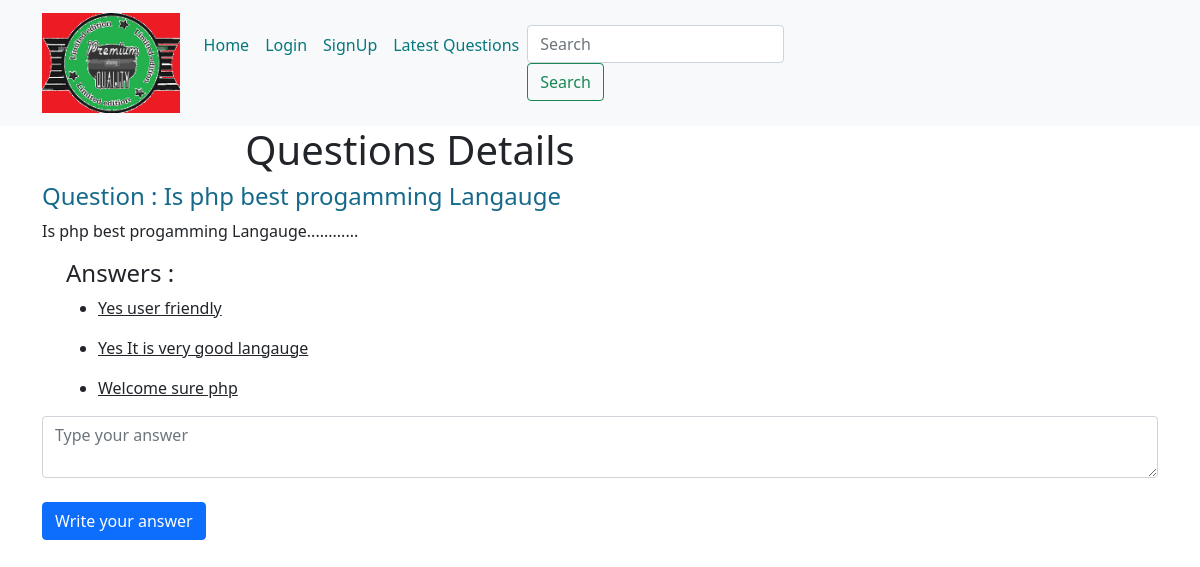
The page /?q-id=1 on the database its author committed.
### tables this page shows
CREATE TABLE `questions` (
  `id` int(11) NOT NULL,
  `title` varchar(100) NOT NULL,
  `description` varchar(250) NOT NULL,
  `category_id` int(20) NOT NULL,
  `user_id` int(20) NOT NULL
);

CREATE TABLE `answers` (
  `id` int(50) NOT NULL,
  `answer` varchar(255) NOT NULL,
  `question_id` int(50) NOT NULL,
  `user_id` int(50) NOT NULL
);

### client/answer.php (the view)
<div class="container">
    <h4 class="">Answers :</h4>
    <?php $sql = "select * from answers where question_id=$id";
    $res = $con->query($sql);
    foreach ($res as $row) {
        $ans =  $row['answer'];
        echo "<ul>
  <li><u>$ans</u></li></ul>";
    }
    ?>
</div>
</div>

### client/question_det.php (shortened to what this page needs)
<div class="container">
    <div class="row">
        <div class="col-sm-8">
            <h1 class="header">Questions Details</h1>
            <?php
            $id = $_GET['q-id'];
            include('./common/db.php');
            $sql = "select * from questions where id=$id";
            $res = $con->query($sql);
            $row = $res->fetch_assoc();
            echo "<h4 class='que'> Question : " . $row['title'] . "</h4>
        <p>" . $row['description'] . "</p>";
            include('answer.php')
            ?>
            <form action="./server/requests.php" method="POST">
                <textarea class="form-control" name="answer" placeholder="Type your answer"></textarea>
                <br>
                <button class="btn btn-primary" name="anwer">Write your answer</button>
            </form>
        </div>
    </div>

### public/style.css (style rules this page uses)
.header { text-align: center; }
.list-group-item a,.que { text-decoration: none; color: rgb(21, 105, 138); }

### rows shown on the page
questions: title "Is php best progamming Langauge", description "Is php best progamming Langauge............"
answers: answer "Yes user friendly"
answers: answer "Yes It is very good langauge"
answers: answer "Welcome sure php"
